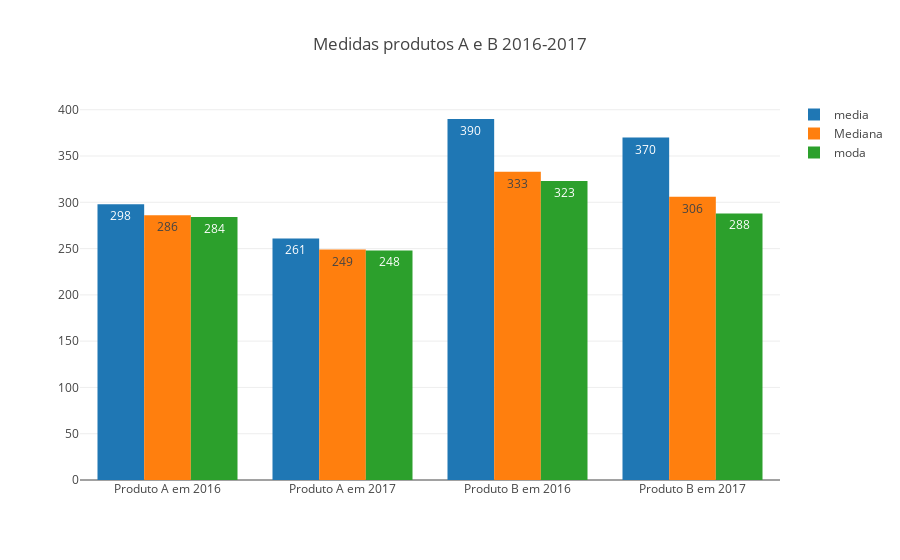

Notebook code for this chart:
### Markdown cell above
## Medidas de tendência central(Vendas)
#### Qual a média, moda, mediana, desvio padrão e variancia das vendas dos produtos A e B nos anos de 2016 e 2017?

Abaixo será analisado a media, moda e mediana das vendas por municipio nos anos de 2016 e 2017.

### Code cell
anos = ['Produto A em 2016', 'Produto A em 2017', 'Produto B em 2016', 'Produto B em 2017']
media = df1[['Produto A em 2016','Produto A em 2017','Produto B em 2016', 'Produto B em 2017']].mean().round()
mediana = df1[['Produto A em 2016','Produto A em 2017','Produto B em 2016', 'Produto B em 2017']].median().round()
moda = df1[['Produto A em 2016','Produto A em 2017','Produto B em 2016', 'Produto B em 2017']].mode().round()


#desvio padrão
desvio = df1[['Produto A em 2016','Produto A em 2017','Produto B em 2016', 'Produto B em 2017']].std()

variancia = df1[['Produto A em 2016','Produto A em 2017','Produto B em 2016', 'Produto B em 2017']].var()

trace1 = go.Bar(
    x=anos,
    y=media,
    text=media,
    textposition = 'auto',
    name='media'
)
trace2 = go.Bar(
    x=anos,
    y=mediana,
    text=mediana,
    textposition = 'auto',
    name='Mediana'
)

trace3 = go.Bar(
    x=anos,
    y=moda.values[0],
    text=moda.values[0],
    textposition = 'auto',
    name='moda'
)

data = [trace1, trace2, trace3]
layout = go.Layout(
    barmode='group',
    title='Medidas produtos A e B 2016-2017',
)

fig = go.Figure(data=data, layout=layout)
iplot(fig, filename='grouped-bar')

### Figure 1 — Plotly figure (JSON) as saved in the notebook; plotly's stock layout.template omitted (floating-point values rounded to 4 significant figures)
{"data": [{"name": "media", "text": [298, 261, 390, 370], "textposition": "auto", "type": "bar", "uid": "d1b4d772-7c61-4d70-8ad9-840c2427a7e2", "x": ["Produto A em 2016", "Produto A em 2017", "Produto B em 2016", "Produto B em 2017"], "y": [298, 261, 390, 370]}, {"name": "Mediana", "text": [286, 249, 333, 306], "textposition": "auto", "type": "bar", "uid": "8f39a398-0bf2-4413-9e4f-6203dedf775f", "x": ["Produto A em 2016", "Produto A em 2017", "Produto B em 2016", "Produto B em 2017"], "y": [286, 249, 333, 306]}, {"name": "moda", "text": [284, 248, 323, 288], "textposition": "auto", "type": "bar", "uid": "62aa386e-fa0d-41ff-ade1-bc434e4d7e30", "x": ["Produto A em 2016", "Produto A em 2017", "Produto B em 2016", "Produto B em 2017"], "y": [284, 248, 323, 288]}], "layout": {"barmode": "group", "title": {"text": "Medidas produtos A e B 2016-2017"}}}
